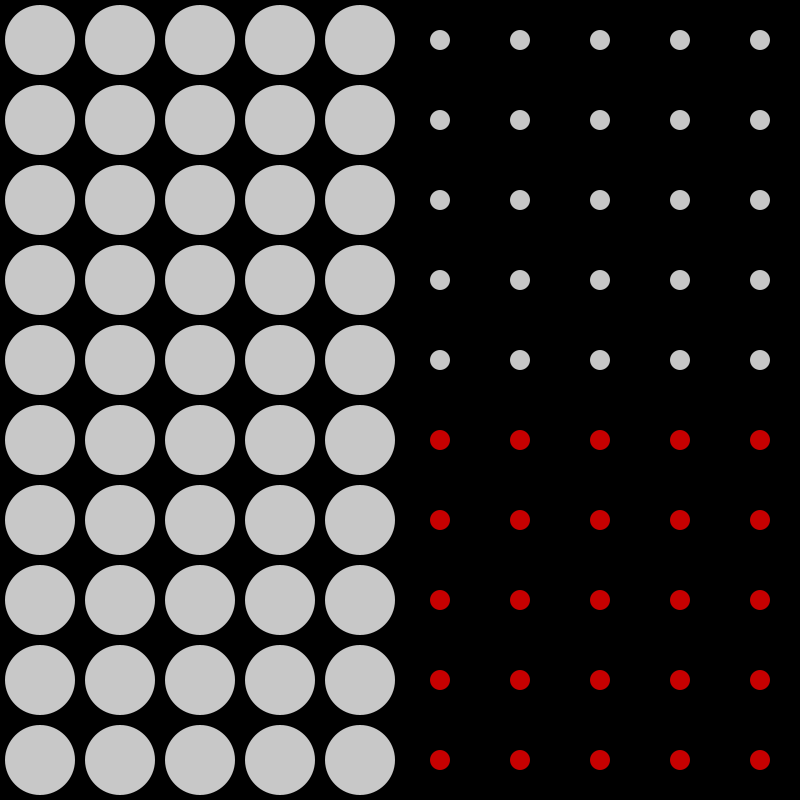
Frame 1 (no input)
Frame 60 (the mouse pressed at the canvas centre just before this capture): identical to frame 1, image omitted
Frame 120 (the mouse held since frame 60 and released just before this capture): identical to frame 1, image omitted

The Processing sketch that drew this single still picture (run headless with seeded random() and noise(); from frame 60 on, the mouse is pressed at the canvas centre):

// Processing sketch: w06_02_2sArrays2
// ── w06_02_2sArrays2.pde
// Code 1 FA_18
// Bryan Ma

// 2d arrays part 2

// this sketch uses a 2d array of booleans.
// it fills the array based on the value of i and j in the loop, seeing if its
//  halfway through the loop in that dimension. if it is, it sets the value to true.
// in the draw loop, based on if the boolean is true or not, it sets the color of an
//  ellipse being drawn. 

// add an additional 2d array that will be used to store the sizes of each of the 
//  ellipses being drawn. that is, some ellipses should be large, some should be small, 
//  etc. Map the value in the setup loops. for example, the ellipses should be large 
//  on the left and small on the right. 
// Replace the w and h values filling the ellipse with the new values from your new
//  ellipse size 2d array.

int gridW = 10;
int gridH = 10;
int s;

boolean[][] isRed = new boolean[gridW][gridH];
boolean[][] isRight=new boolean[gridW][gridH];

void setup() {
  size(800, 800);
  noStroke();
  for (int i = 0; i < gridW; i++) {
    for (int j = 0; j < gridH; j++) {
      if (i>= gridW/2){isRight[i][j] = true;
      }
      else {isRight[i][j] = false;
    }
      if (i >= gridW/2 && j >= gridH/2) {
        isRed[i][j] = true;
      } else {
        isRed[i][j] = false;
      }
    }
  }
}

void draw() {
  background(0);
  for (int i = 0; i < gridW; i++) {
    for (int j = 0; j < gridH; j++) {
      if (isRed[i][j] == true) {
        fill(200, 0, 0);
      } else {
        fill(200, 200, 200);
      }
     if (isRight[i][j] == true){
        s =20;}
        else{
          s=70;
        }
        
        
      
      float w = width/gridW;
      float h = height/gridH;
      float xPos = i * width/gridW + w/2;
      float yPos = j * height/gridH + h/2;
      
      ellipse(xPos, yPos, s, s);
    }
  }
}
